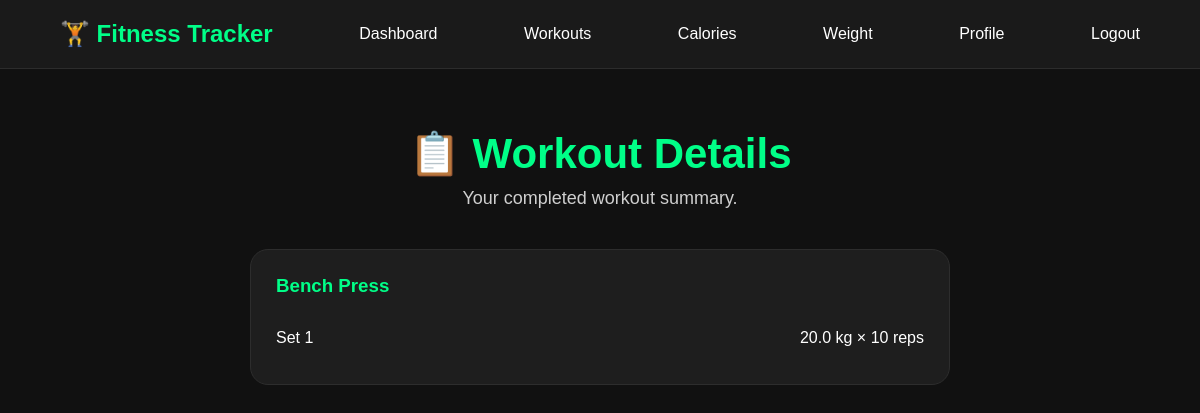
/workout/65 (signed in), run on the app's committed database.
### tables this page shows
CREATE TABLE workout_sets (
    id INTEGER PRIMARY KEY AUTOINCREMENT,
    exercise_id INTEGER NOT NULL,
    set_number INTEGER NOT NULL,
    weight REAL NOT NULL,
    reps INTEGER NOT NULL,
    FOREIGN KEY (exercise_id) REFERENCES workout_exercises(id)
);

CREATE TABLE workout_exercises (
    id INTEGER PRIMARY KEY AUTOINCREMENT,
    session_id INTEGER NOT NULL,
    exercise_name TEXT NOT NULL,
    muscle_group TEXT NOT NULL,
    exercise_order INTEGER,
    FOREIGN KEY (session_id) REFERENCES workout_sessions(id)
);

### app.py (the view)
@app.route("/workout/<int:session_id>")
def workout_details(session_id):
    if "user_id" not in session:
        return redirect(url_for("login"))
    conn = sqlite3.connect("fitness.db")
    cursor = conn.cursor()
    cursor.execute("""
        SELECT id
        FROM workout_sessions
        WHERE id = ? AND user_id = ?
    """, (session_id, session["user_id"]))
    session_exists = cursor.fetchone()
    if not session_exists:
        conn.close()
        return redirect(url_for("workout_log"))
    cursor.execute("""
        SELECT
            workout_exercises.exercise_name,
            workout_sets.set_number,
            workout_sets.weight,
            workout_sets.reps
        FROM workout_exercises
        JOIN workout_sets
        ON workout_exercises.id = workout_sets.exercise_id
        WHERE workout_exercises.session_id = ?
        ORDER BY workout_exercises.id, workout_sets.set_number
    """, (session_id,))
    exercises = cursor.fetchall()
    conn.close()
    return render_template(
        "workout_details.html",
        exercises=exercises,
        session_id=session_id
    )

### templates/workout_details.html (shortened to what this page needs)
{% extends "base.html" %}
{% block content %}
<div class="container">
    <div class="heading">
        <h2>📋 Workout Details</h2>
        <p>Your completed workout summary.</p>
    </div>
    {% if exercises %}
        {% set ns = namespace(current_exercise="") %}
        {% for exercise in exercises %}
            {% if exercise[0] != ns.current_exercise %}
                <div class="workout-card">
                    <h3>{{ exercise[0] }}</h3>
                {% set ns.current_exercise = exercise[0] %}
            {% endif %}
            <div class="set-row">
                <span>Set {{ exercise[1] }}</span>
                <span>{{ exercise[2] }} kg × {{ exercise[3] }} reps</span>
            </div>
            {% if loop.last %}
                </div>
            {% endif %}
        {% endfor %}
    {% else %}
        <div class="workout-card">
            <h3>No Workout Found</h3>
            <p>You haven't completed any exercises yet.</p>
        </div>
    {% endif %}
</div>
{% endblock %}

### static/css/style.css (style rules this page uses)
html { scroll-behavior:smooth; }
* { margin:0; padding:0; box-sizing:border-box; font-family:Arial, Helvetica, sans-serif; }
body { background:#111; color:white; }
.heading { text-align:center; margin-bottom:40px; }
.heading h2 { font-size:42px; color:#00ff88; margin-bottom:10px; }
.heading p { color:#cfcfcf; font-size:18px; }
.container { width:90%; max-width:700px; margin:60px auto; }
.workout-card { background:#1e1e1e; border:1px solid #2d2d2d; border-radius:18px; padding:25px; margin-bottom:25px; transition:.3s; }
.workout-card h3 { color:#00ff88; margin-bottom:20px; }
.set-row { display:flex; justify-content:space-between; padding:12px 0; border-bottom:1px solid #2c2c2c; }
.set-row:last-child { border-bottom:none; }

### data on the page
workout_sets: exercise_name "Bench Press", set_number "1", weight "20.0", reps "10"
